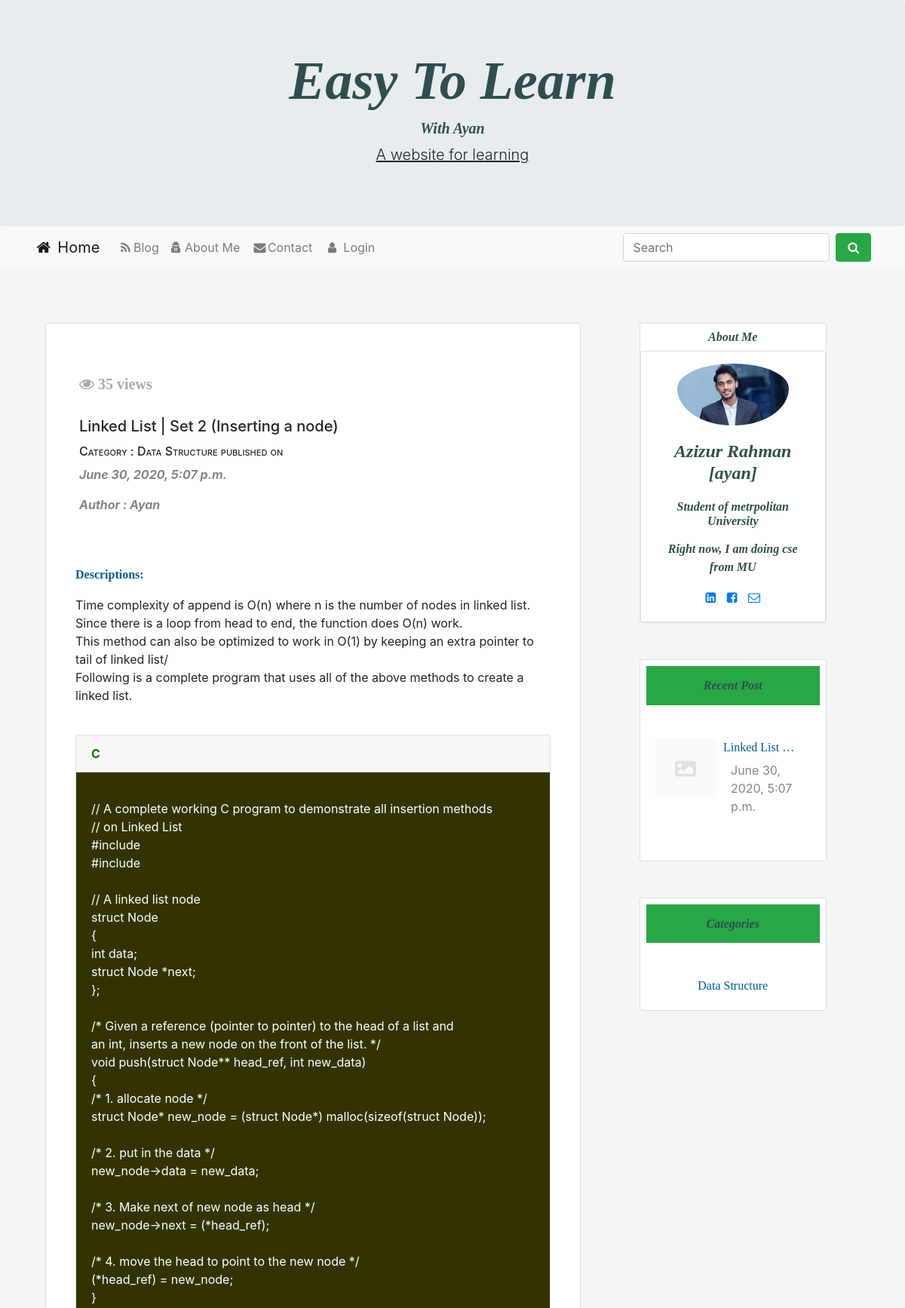
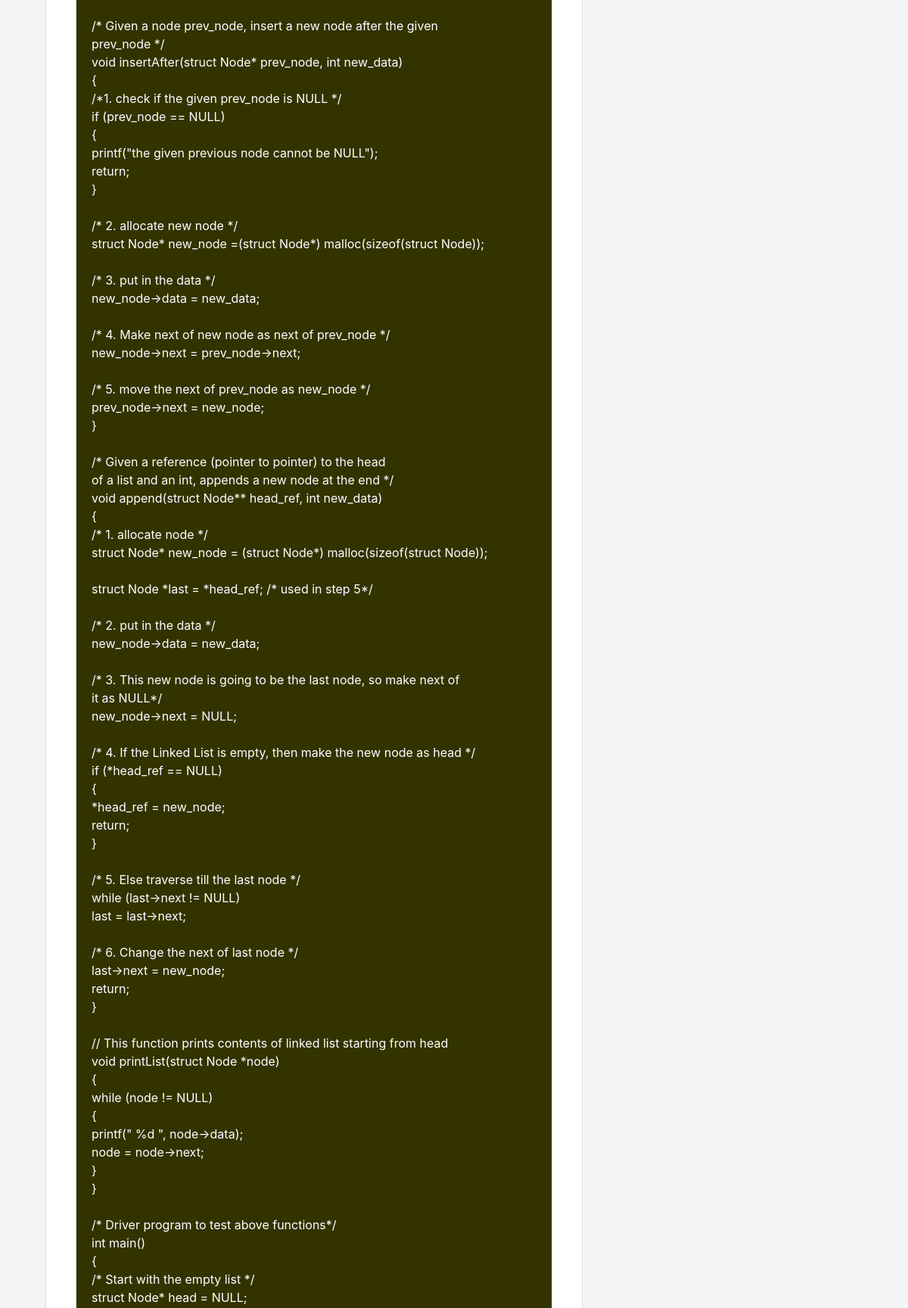
The app's page /12/ (upper part) with its own data (2 pictures, top to bottom).
### home/models.py (models this page shows)
class Post(models.Model):
    category = models.ForeignKey(Category, on_delete=models.CASCADE)
    postAuthor = models.CharField(max_length=200)
    postId = models.AutoField(primary_key=True, auto_created=True)
    postTitle = models.CharField(max_length=200)
    postTimeDate = models.DateTimeField(auto_now_add=True, auto_now=False, blank=True)
    postInC = models.TextField()
    postInCplus = models.TextField()
    postInPython = models.TextField()
    postDescriptions = models.TextField()
    postUrl = models.TextField(blank=True)
    postImage = models.ImageField(blank=True, null=True)
    views = models.IntegerField(default=0)
    cat_search=models.CharField(max_length=200, null=False)
    def get_photo_url(self):
        if self.postImage and hasattr(self.postImage, 'url'):
            return self.postImage.url
        else:
            return "/static/no.png"

class Category(models.Model):
    category = models.CharField(max_length=200, primary_key=True)
    def __str__(self):
        return self.category

### home/views.py (the view)
# urls.py: path('<slug:post>/', views.post_detail, name='readMore'),
def post_detail(request, post):
    past = Post.objects.filter(postId=post).first()
    past.views = past.views + 1
    past.save()
    Recent = Post.objects.all().order_by('-postTimeDate')[0:3]
    cat = Category.objects.all()[0:3]
    go_back = post
    post = get_object_or_404(Post, postId=post)
    comments = post.comments.filter(active=True, parent__isnull=True)
    if request.method == 'POST':
        comment_form = CommentForm(data=request.POST)
        if comment_form.is_valid():
            parent_obj = None
            try:
                parent_id = int(request.POST.get('parent_id'))
            except:
                parent_id = None
            if parent_id:
                parent_obj = Comment.objects.get(id=parent_id)
                if parent_obj:
                    replay_comment = comment_form.save(commit=False)
                    replay_comment.parent = parent_obj
            new_comment = comment_form.save(commit=False)
            new_comment.post = post
            new_comment.save()
            return HttpResponseRedirect(reverse('readMore', args=[str(go_back)]))
    else:
        comment_form = CommentForm()
    return render(request,
                  'extra.html',
                  {'post': post,
                   'comments': comments,
                   'comment_form': comment_form,
                   'RecentPost': Recent,
               'Categories': cat,})

### home/forms.py
class CommentForm(forms.ModelForm):
    email = forms.EmailField(widget=forms.TextInput(
        attrs = {
            'class': 'form-control',
            'placeholder' : 'email'
        }
    ))
    name = forms.CharField(widget=forms.TextInput(
        attrs={
            'class': 'form-control',
            'placeholder': 'name'
        }
    ))
    body = forms.CharField( widget=forms.Textarea(
        attrs={
            'class': 'form-control',
        }
    ))
    class Meta:
        model = Comment
        fields = ('name', 'email', 'body')

### templates/extra.html (shortened to what this page needs)
{% extends 'base.html' %}
{% load static %}
{% load humanize %}
 {% block body %}
<div class="container">
  <div class="row">
   <div class="col-sm-8">
          <div class="card pt-4 pl-4 pb-4 pr-4">
                    <div class="card-body">
                        <div class="card-title"><br>
                        <h5 id="views"><i class="fa fa-eye" aria-hidden="true"></i> {{ post.views }} views</h5><br>
                            <h5 class="card-title post-title"> {{ post.postTitle }} </h5>
                            <h6 class="post-category">Category : {{post.category}}
                                published on</h6>
                            <p class="post-time ">
                                {{ post.postTimeDate }}
                            </p>
                            <div class="post-time mb-5">
                                <p class="post">Author : {{ post.postAuthor |truncatewords:2 }}</p>
                            </div>
                        </div>                        </div>
           <div class="container">
  <p class="post d-inline blog-font-style"><strong>Descriptions:</strong></p> <p style="font-family:bitter,georgia,"times new roman",times,serif;">{{ post.postDescriptions  | safe | linebreaks }}</p><br>
  <div id="accordion">
    <div class="card">
      <div class="card-header">
        <a style="font-weight:bold; color:#008000;" class="card-link" data-toggle="collapse" href="#collapseOne">
          C
        </a>
      </div>
      <div id="collapseOne" class="collapse show" data-parent="#accordion">
        <div class="card-body" style=" background-color:#333300; color:white;">
        <p class="post" style="font-family:bitter,georgia,"times new roman",times,serif;">{{ post.postInC  | safe | linebreaks }}</p>
        </div>
      </div>
    </div>
  </div>
<br>
</div>
</div>
  </div>
        <div class="col-sm-3 ml-lg-5 " >
          <div class="card text-center ">
                    <h6 id="heading" class="mt-2">About Me</h6>
<div class="card card-cascade">
  <div class="view view-cascade overlay">
    <img class="card-img-top rounded-circle pl-5 pr-5 pt-3" src="{% static 'aya.jpeg' %}" alt="Card image cap">
  </div>
  <div class="card-body card-body-cascade text-center">
    <h4 class="card-title" id="heading" ><strong>Azizur Rahman [ayan]</strong></h4>
    <h6 class="font-weight-bold indigo-text py-2" id="heading" >Student of metrpolitan University</h6>
    <p class="card-text" id="heading" >Right now, I am doing cse from MU
    </p>
    <a href="https://www.linkedin.com/in/azizur-rahman-720636165"  class="btn-floating btn-small btn-fb"><i class="fa fa-linkedin-square

"></i></a>
    <a href="https://www.facebook.com/imayanchy/" class="btn-floating btn-small btn-tw" style="padding:10px;"><i class="fa fa-facebook-square

"></i></a>
    <a href="mailto:aaziz9642@gmail.com"  class="btn-floating btn-small btn-dribbble"><i class="fa fa-envelope-o"></i></a>
  </div>
</div>
                </div>
<div class="card promoting-card mt-5">
<h6 class="bg-success m-2  p-3 text-center" id="heading">Recent Post</h6>
 <div class="card-body">
                        <div class="mt-3">
                             {% for post in RecentPost%}
                            <img style="float:left;" class="d-inline-block" src="{{ post.get_photo_url }}" height=80;
                                width=80; alt="abc">
                            <a href="{% url 'readMore' post.postId %}">
                                <p  style="margin-left:90px;" class="text-style" >
                                    {{ post.postTitle |truncatewords:2 }}
                                </p>
                            </a>
                            <p style="margin-left:100px; margin-top:-10px;" class="description">{{ post.postTimeDate }}</p>
                            <br>
                             {% endfor %}
                        </div>
                    </div>
</div>
<div class="card promoting-card mt-5">
<h6 class="bg-success m-2 p-3 text-center" id="heading">Categories</h6>
  <div class="card-body">
                        <div class="mt-3 text-center">
                             {% for cat in Categories%}
                            <a class="text-style" href="#"> {{cat.category}} </a><br>
                             {% endfor %}
                        </div>
                    </div>
</div>
</div>
</div>
</div>
{% endblock body %}

### static/css/style.css (style rules this page uses)
#heading { font-family:bitter,georgia,"times new roman",times,serif; font-weight:bold; color:#2F4F4F; font-style: italic }
.post-time { color:#868686; font-weight:bold; font-style: italic }
.description { color:#868686; fon-weight:bold; margin-top:-2px; }
.text-style { font-family:bitter,georgia,"times new roman",times,serif; color:#005E90; }
.post-category { font-variant: petite-caps; }
#views { font-family:bitter,georgia,"times new roman",times,serif; font-weight:bold; color:#A9A9A9; }
.blog-font-style { font-family:bitter,georgia,"times new roman",times,serif; color:#005E90; }

### records on screen
Post: views "35", postTitle "Linked List | Set 2 (Inserting a node)", category "Data Structure", postTimeDate "June 30, 2020, 5:07 p.m.", postAuthor "Ayan", postDescriptions "Time complexity of append is O(n) where n is the number of nodes in linked list. Since there is a loop from head to end, the function does O(n) work. This method can also be optimized to work in O(1) by keeping an extra pointer to tail of linked list/ Following is a complete program that uses all of the above methods to create a linked list.", postInC "// A complete working C program to demonstrate all insertion methods // on Linked List #include #include // A linked list node struct Node { int data; struct Node *next; }; /* Given a reference (pointer to pointer) to the head of a list and an int, inserts a new node on the front of the list. */ void push(struct Node** head_ref, int new_data) { /* 1. allocate node */ struct Node* new_node = (struct Node*) malloc(sizeof(struct Node)); /* 2. put in the data */ new_node->data = new_data; /* 3. Make next of new node as head */ new_node->next = (*head_ref); /* 4. move the head to point to the new node */ (*head_ref) = new_node; } /* Given a node prev_node, insert a new node after the given…", postTitle "Linked List …"
Category: category "Data Structure"
